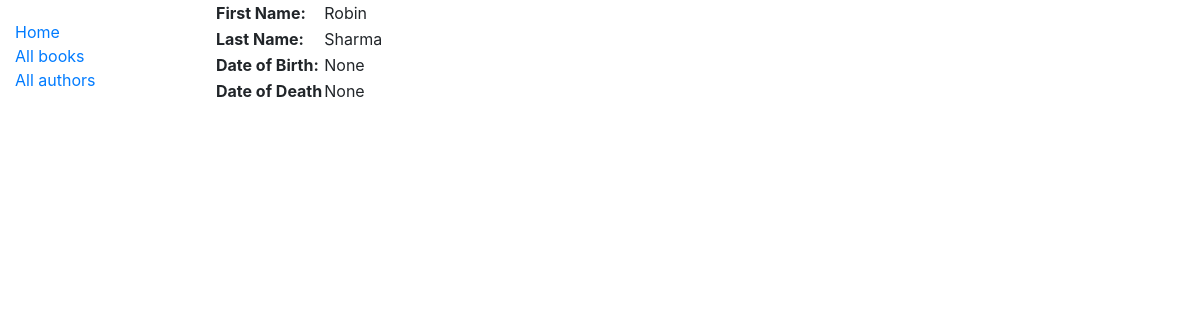
/catalog/author/2, run on the app's committed database.
### catalog/models.py (models this page shows, shortened)
class Author(models.Model):
    first_name = models.CharField(max_length=100)
    last_name = models.CharField(max_length=100)
    date_of_birth = models.DateField(null=True, blank=True)
    date_of_death = models.DateField('Died', null=True, blank=True)
    class Meta:
        ordering = ['last_name', 'first_name']

### catalog/views.py (the view)
# urls.py: path('author/<int:pk>', views.AuthorDetailView.as_view(), name='author-detail'),
class AuthorDetailView(generic.DetailView):
    model = Author

### catalog/templates/catalog/author_detail.html
{% extends "base_generic.html" %}
{% block content %}
    <div>
        <table>
            <tr>
                <td><strong>First Name:</strong></td>
                <td>{{ author.first_name  }}</td>
            </tr>
            <tr>
                <td><strong>Last Name:</strong></td>
                <td>{{ author.last_name }}</td>
            </tr>
            <tr>
                <td><strong>Date of Birth:</strong></td>
                <td>{{ author.date_of_birth }}</td>
            </tr>
            <tr>
                <td><strong>Date of Death</strong></td>
                <td>{{ author.date_of_death }}</td>
            </tr>
        </table>
    </div>
{% endblock %}

### data on the page
Author: first_name "Robin", last_name "Sharma", date_of_birth "None", date_of_death "None"
